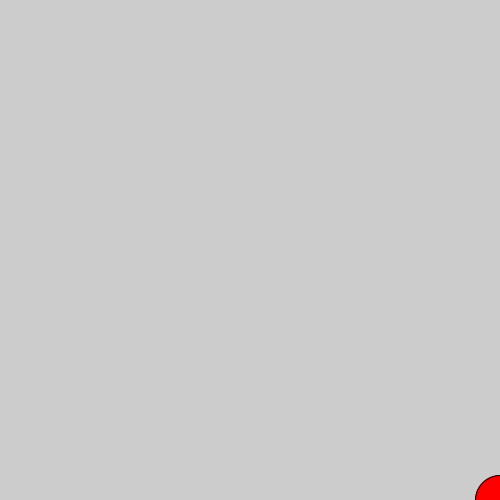
Frame 1 (no input)
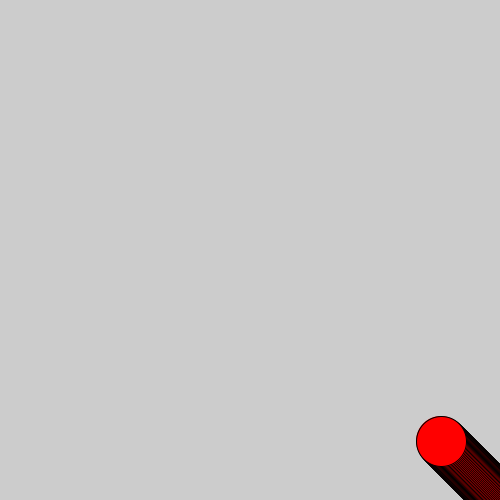
Frame 60 (the mouse pressed at the canvas centre just before this capture)
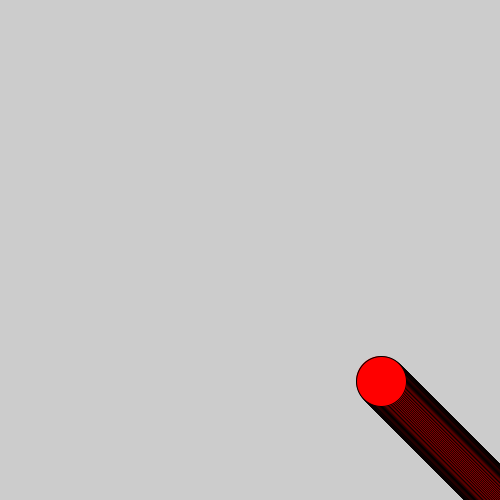
Frame 120 (the mouse held since frame 60 and released just before this capture)

The Processing sketch that drew these frames (run headless with seeded random() and noise(); from frame 60 on, the mouse is pressed at the canvas centre):

// Processing sketch: class_first_program
// ── class_first_program.pde
Squre s;
void setup()
{ 
  size(500, 500);
  s = new Squre();
}
void draw()
{
  s.display();
  s.descend();
}
class Squre
{
  float x;
  float y;
  Squre()
  {
    x = width;
    y = height;
  }
  void display()
  {
    fill(255, 0, 0);
    ellipse(x, y, 50, 50);
  }
  void descend()
  {
    if (x>0||y>0)
    { 
      y--;

      x--;
    }
  }
}
